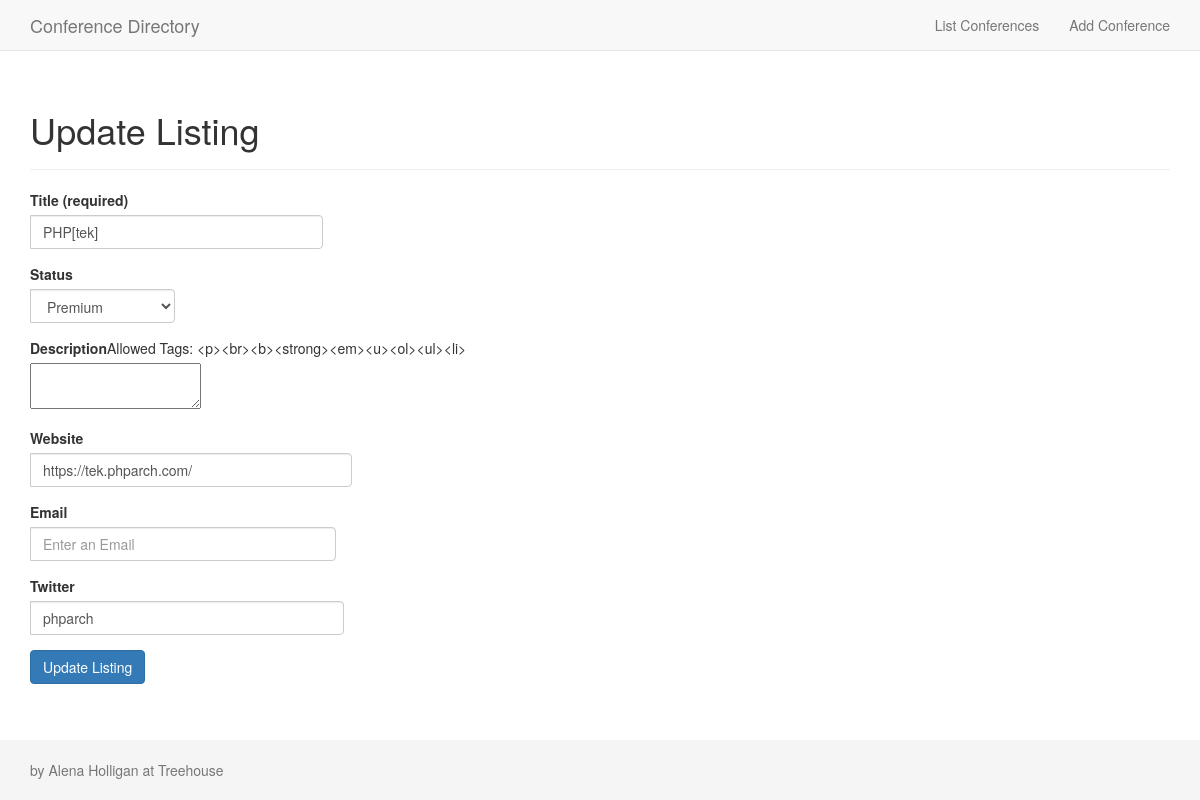
The app's page /update.php?id=17 with its own data.
### tables this page shows
CREATE TABLE "listings" (
	`id`	INTEGER NOT NULL PRIMARY KEY AUTOINCREMENT,
	`title`	TEXT NOT NULL,
	`description`	TEXT,
	`website`	TEXT,
	`email`	TEXT,
	`twitter`	TEXT,
	`status`	TEXT DEFAULT 'basic',
	`coc`	BLOB
);

### inc/config.php (called while the page is built, shortened)
<?php
include __DIR__ . '/../classes/Collection.php';
include __DIR__ . '/../classes/ListingBasic.php';
include __DIR__ . '/../classes/ListingPremium.php';
try {
    $db = new PDO("sqlite:".__DIR__."/database.db");
    $db->setAttribute(PDO::ATTR_ERRMODE,PDO::ERRMODE_EXCEPTION);
} catch(PDOException $e) {
    echo '<p class="bg-danger">'.$e->getMessage().'</p>';
    exit;
}
$directory = new Collection($db);

### classes/ListingBasic.php (called while the page is built, shortened)
<?php
class ListingBasic
{
    private $id, $title, $website, $email, $twitter;
    protected $status = 'basic';
    public function getTitle()
    {
        return $this->title;
    }
    public function setTitle($value)
    {
        $this->title = trim(filter_var($value, FILTER_SANITIZE_STRING));
    }
    public function getWebsite()
    {
        return $this->website;
    }
    public function setWebsite($value)
    {
        $value = trim(filter_var($value, FILTER_SANITIZE_STRING));
        $this->website = $value;
    }
    public function getEmail()
    {
        return $this->email;
    }
    public function setEmail($value)
    {
        $this->email = trim(filter_var($value, FILTER_SANITIZE_STRING));
    }
    public function getTwitter()
    {
        return $this->twitter;
    }
    public function setTwitter($value)
    {
        $this->twitter = str_replace('@', '', trim(filter_var($value, FILTER_SANITIZE_STRING)));
    }
    public function getStatus()
    {
        return $this->status;
    }
    public function setStatus($value)
    {
        $this->status = trim(filter_var($value, FILTER_SANITIZE_STRING));
    }
}

### classes/Collection.php (called while the page is built, shortened)
<?php
class Collection
{
    private $statuses = ['premium', 'basic', 'inactive'];
    private $db;
    function __construct($db)
    {
        $this->db = $db;
    }
    public function selectListings($filter = null)
    {
        $sql = "SELECT * FROM listings";
        if (!empty($filter)) {
            $sql .= " WHERE ";
            foreach (array_keys($filter) as $field) {
                $sql .= " $field = :$field AND ";
            }
            $sql = substr($sql, 0, -4);
        }
        $sql .= ' ORDER BY CASE ';
        foreach ($this->statuses as $key=>$status) {
            $sql .= ' WHEN status=\'' . $status . '\' THEN ' . $key;
        }
        $sql .= ' END ASC, LOWER(title)';
        try {
            $statement = $this->db->prepare($sql);
            $statement->execute($filter);
        } catch (Exception $e) {
            $this->setAlert('danger', 'Database Error: ' . $e->getMessage());
        }
        foreach ($statement->fetchAll(PDO::FETCH_ASSOC) as $data) {
            $this->addListing($data);
        }
        return $statement->rowCount();
    }
    public function addListing($data = null)
    {
        if (isset($data['status']) && $data['status'] == 'premium'){
            $listing = new ListingPremium($data);
        }else{
            $listing = new ListingBasic($data);
        }
        return $listing;
    }
    public function getStatuses()
    {
        return $this->statuses;
    }
}
?>

### classes/ListingPremium.php (called while the page is built, shortened)
<?php
class ListingPremium extends ListingBasic {
    protected $description;
    protected static $allowed_tags = '<p><br><b><strong><em><u><ol><ul><li>';
    public function getDescription()
    {
        return $this->description;
    }
    public static function displayAllowedTags(){
        return htmlspecialchars(self::$allowed_tags);
    }
}

### views/form_listing.php (the view)
<div class="form-group input-group">
    <label class="control-label" for="title">Title (required)</label>
    <input class="form-control" type="text" name="title" id="title" placeholder="Enter a Title" value="<?php echo $listing->getTitle(); ?>" required />
</div>
<div class="form-group input-group">
    <label class="control-label" for="type">Status</label>
    <select class="form-control" name="status" id="status" required>
        <?php
        foreach ($directory->getStatuses() as $status) {
            echo '<option value="' . $status . '"';
            if ($status == $listing->getStatus()) echo ' selected';
            echo '>' . ucwords($status) . '</option>';
        }
        ?>
    </select>
</div>
<div class="form-group input-group">
    <label class="control-label" for="description">Description</label>
    Allowed Tags: <?php echo ListingPremium::displayAllowedTags(); ?>
    <br>
   <textarea class=:form-control" name="description" id="description">
        <?php
            if(is_a($listing, 'ListingPremium')){
                echo $listing->getDescription();
            }
        ?>
    </textarea>
</div>
<div class="form-group input-group">
    <label class="control-label" for="website">Website</label>
    <input class="form-control" type="text" name="website" id="website" placeholder="Enter a Website" value="<?php echo $listing->getWebsite(); ?>"  size="30" />
</div>
<div class="form-group input-group">
    <label class="control-label" for="email">Email</label>
    <input class="form-control" type="text" name="email" id="email" placeholder="Enter an Email" value="<?php echo $listing->getEmail(); ?>"  size="30" />
</div>
<div class="form-group input-group">
    <label class="control-label" for="twitter">Twitter</label>
    <input class="form-control" type="text" name="twitter" id="twitter" placeholder="Enter a Twitter" value="<?php echo $listing->getTwitter(); ?>"   size="30"/>
</div>

### css/custom.css (style rules this page uses)
html { position: relative; min-height: 100%; }
body { margin-bottom: 60px; padding-top: 70px; }

### records on screen
listings: title "PHP[tek]", status "Premium", website "https://tek.phparch.com/", twitter "phparch"

### other values on screen
$title "Update Listing"
ListingPremium::displayAllowedTags() "<p><br><b><strong><em><u><ol><ul><li>"
